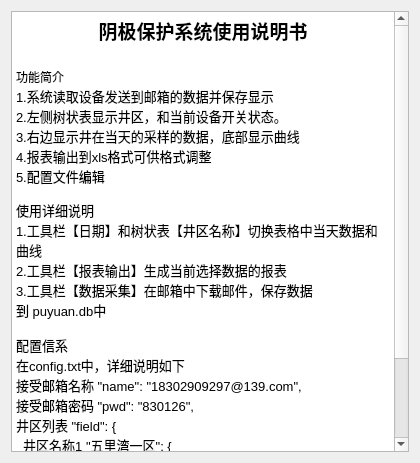
<?xml version="1.0" encoding="UTF-8"?>
<ui version="4.0">
 <class>help</class>
 <widget class="QDialog" name="help">
  <property name="geometry">
   <rect>
    <x>0</x>
    <y>0</y>
    <width>420</width>
    <height>463</height>
   </rect>
  </property>
  <property name="windowTitle">
   <string>帮助</string>
  </property>
  <property name="windowIcon">
   <iconset resource="res.qrc">
    <normaloff>:/logo/help.png</normaloff>:/logo/help.png</iconset>
  </property>
  <layout class="QHBoxLayout" name="horizontalLayout">
   <item>
    <widget class="QTextEdit" name="textEdit">
     <property name="readOnly">
      <bool>true</bool>
     </property>
     <property name="html">
      <string>&lt;!DOCTYPE HTML PUBLIC &quot;-//W3C//DTD HTML 4.0//EN&quot; &quot;http://www.w3.org/TR/REC-html40/strict.dtd&quot;&gt;
&lt;html&gt;&lt;head&gt;&lt;meta name=&quot;qrichtext&quot; content=&quot;1&quot; /&gt;&lt;style type=&quot;text/css&quot;&gt;
p, li { white-space: pre-wrap; }
&lt;/style&gt;&lt;/head&gt;&lt;body style=&quot; font-family:'宋体'; font-size:9pt; font-weight:400; font-style:normal;&quot;&gt;
&lt;p align=&quot;center&quot; style=&quot; margin-top:0px; margin-bottom:0px; margin-left:0px; margin-right:0px; -qt-block-indent:0; text-indent:0px;&quot;&gt;&lt;span style=&quot; font-size:14pt; font-weight:600;&quot;&gt;阴极保护系统使用说明书&lt;/span&gt;&lt;/p&gt;
&lt;p align=&quot;center&quot; style=&quot;-qt-paragraph-type:empty; margin-top:0px; margin-bottom:0px; margin-left:0px; margin-right:0px; -qt-block-indent:0; text-indent:0px; font-size:14pt; font-weight:600;&quot;&gt;&lt;br /&gt;&lt;/p&gt;
&lt;p style=&quot; margin-top:0px; margin-bottom:0px; margin-left:0px; margin-right:0px; -qt-block-indent:0; text-indent:0px;&quot;&gt;功能简介&lt;/p&gt;
&lt;p style=&quot; margin-top:0px; margin-bottom:0px; margin-left:0px; margin-right:0px; -qt-block-indent:0; text-indent:0px;&quot;&gt;&lt;span style=&quot; font-size:10pt;&quot;&gt;1.系统读取设备发送到邮箱的数据并保存显示&lt;/span&gt;&lt;/p&gt;
&lt;p style=&quot; margin-top:0px; margin-bottom:0px; margin-left:0px; margin-right:0px; -qt-block-indent:0; text-indent:0px;&quot;&gt;&lt;span style=&quot; font-size:10pt;&quot;&gt;2.左侧树状表显示井区，和当前设备开关状态。&lt;/span&gt;&lt;/p&gt;
&lt;p style=&quot; margin-top:0px; margin-bottom:0px; margin-left:0px; margin-right:0px; -qt-block-indent:0; text-indent:0px;&quot;&gt;&lt;span style=&quot; font-size:10pt;&quot;&gt;3.右边显示井在当天的采样的数据，底部显示曲线&lt;/span&gt;&lt;/p&gt;
&lt;p style=&quot; margin-top:0px; margin-bottom:0px; margin-left:0px; margin-right:0px; -qt-block-indent:0; text-indent:0px;&quot;&gt;&lt;span style=&quot; font-size:10pt;&quot;&gt;4.报表输出到xls格式可供格式调整&lt;/span&gt;&lt;/p&gt;
&lt;p style=&quot; margin-top:0px; margin-bottom:0px; margin-left:0px; margin-right:0px; -qt-block-indent:0; text-indent:0px;&quot;&gt;&lt;span style=&quot; font-size:10pt;&quot;&gt;5.配置文件编辑&lt;/span&gt;&lt;/p&gt;
&lt;p style=&quot;-qt-paragraph-type:empty; margin-top:0px; margin-bottom:0px; margin-left:0px; margin-right:0px; -qt-block-indent:0; text-indent:0px;&quot;&gt;&lt;br /&gt;&lt;/p&gt;
&lt;p style=&quot; margin-top:0px; margin-bottom:0px; margin-left:0px; margin-right:0px; -qt-block-indent:0; text-indent:0px;&quot;&gt;&lt;span style=&quot; font-size:10pt;&quot;&gt;使用详细说明&lt;/span&gt;&lt;/p&gt;
&lt;p style=&quot; margin-top:0px; margin-bottom:0px; margin-left:0px; margin-right:0px; -qt-block-indent:0; text-indent:0px;&quot;&gt;&lt;span style=&quot; font-size:10pt;&quot;&gt;1.工具栏【日期】和树状表【井区名称】切换表格中当天数据和曲线&lt;/span&gt;&lt;/p&gt;
&lt;p style=&quot; margin-top:0px; margin-bottom:0px; margin-left:0px; margin-right:0px; -qt-block-indent:0; text-indent:0px;&quot;&gt;&lt;span style=&quot; font-size:10pt;&quot;&gt;2.工具栏【报表输出】生成当前选择数据的报表&lt;/span&gt;&lt;/p&gt;
&lt;p style=&quot; margin-top:0px; margin-bottom:0px; margin-left:0px; margin-right:0px; -qt-block-indent:0; text-indent:0px;&quot;&gt;&lt;span style=&quot; font-size:10pt;&quot;&gt;3.工具栏【数据采集】在邮箱中下载邮件，保存数据到 &lt;/span&gt;&lt;span style=&quot; font-family:'Times New Roman'; font-size:10pt;&quot;&gt;puyuan.db&lt;/span&gt;&lt;span style=&quot; font-size:10pt;&quot;&gt;中&lt;/span&gt;&lt;/p&gt;
&lt;p style=&quot;-qt-paragraph-type:empty; margin-top:0px; margin-bottom:0px; margin-left:0px; margin-right:0px; -qt-block-indent:0; text-indent:0px; font-size:10pt;&quot;&gt;&lt;br /&gt;&lt;/p&gt;
&lt;p style=&quot; margin-top:0px; margin-bottom:0px; margin-left:0px; margin-right:0px; -qt-block-indent:0; text-indent:0px;&quot;&gt;&lt;span style=&quot; font-size:10pt;&quot;&gt;配置信系&lt;/span&gt;&lt;/p&gt;
&lt;p style=&quot; margin-top:0px; margin-bottom:0px; margin-left:0px; margin-right:0px; -qt-block-indent:0; text-indent:0px;&quot;&gt;&lt;span style=&quot; font-size:10pt;&quot;&gt;在config.txt中，详细说明如下&lt;/span&gt;&lt;/p&gt;
&lt;p style=&quot; margin-top:0px; margin-bottom:0px; margin-left:0px; margin-right:0px; -qt-block-indent:0; text-indent:0px;&quot;&gt;&lt;span style=&quot; font-size:10pt;&quot;&gt;接受邮箱名称 &amp;quot;name&amp;quot;: &amp;quot;18302909297@139.com&amp;quot;,&lt;/span&gt;&lt;/p&gt;
&lt;p style=&quot; margin-top:0px; margin-bottom:0px; margin-left:0px; margin-right:0px; -qt-block-indent:0; text-indent:0px;&quot;&gt;&lt;span style=&quot; font-size:10pt;&quot;&gt;接受邮箱密码 &amp;quot;pwd&amp;quot;: &amp;quot;830126&amp;quot;,&lt;/span&gt;&lt;/p&gt;
&lt;p style=&quot; margin-top:0px; margin-bottom:0px; margin-left:0px; margin-right:0px; -qt-block-indent:0; text-indent:0px;&quot;&gt;&lt;span style=&quot; font-size:10pt;&quot;&gt;井区列表 &amp;quot;field&amp;quot;: {&lt;/span&gt;&lt;/p&gt;
&lt;p style=&quot; margin-top:0px; margin-bottom:0px; margin-left:0px; margin-right:0px; -qt-block-indent:0; text-indent:0px;&quot;&gt;&lt;span style=&quot; font-size:10pt;&quot;&gt;  井区名称&lt;/span&gt;&lt;span style=&quot; font-family:'Times New Roman'; font-size:10pt;&quot;&gt;1&lt;/span&gt;&lt;span style=&quot; font-size:10pt;&quot;&gt; &amp;quot;五里湾一区&lt;/span&gt;&lt;span style=&quot; font-family:'Times New Roman'; font-size:10pt;&quot;&gt;&amp;quot;: {&lt;/span&gt;&lt;/p&gt;
&lt;p style=&quot; margin-top:0px; margin-bottom:0px; margin-left:0px; margin-right:0px; -qt-block-indent:0; text-indent:0px;&quot;&gt;&lt;span style=&quot; font-size:10pt;&quot;&gt;     井场名称&lt;/span&gt;&lt;span style=&quot; font-family:'Times New Roman'; font-size:10pt;&quot;&gt;1&lt;/span&gt;&lt;span style=&quot; font-size:10pt;&quot;&gt; &amp;quot;82-37&amp;quot; : {&lt;/span&gt;&lt;/p&gt;
&lt;p style=&quot; margin-top:0px; margin-bottom:0px; margin-left:0px; margin-right:0px; -qt-block-indent:0; text-indent:0px;&quot;&gt;&lt;span style=&quot; font-size:10pt;&quot;&gt;       井场发送手机号及井名          &amp;quot;83-38&amp;quot;,&amp;quot;15912345671&amp;quot;,&amp;quot;83-38&amp;quot;,&amp;quot;84-37&amp;quot;,&amp;quot;84-36&amp;quot;,&amp;quot;83-36&amp;quot;,&amp;quot;82-37&amp;quot;,&amp;quot;&amp;quot;]}&lt;/span&gt;&lt;/p&gt;
&lt;p style=&quot;-qt-paragraph-type:empty; margin-top:0px; margin-bottom:0px; margin-left:0px; margin-right:0px; -qt-block-indent:0; text-indent:0px; font-size:10pt;&quot;&gt;&lt;br /&gt;&lt;/p&gt;&lt;/body&gt;&lt;/html&gt;</string>
     </property>
    </widget>
   </item>
  </layout>
 </widget>
 <resources>
  <include location="res.qrc"/>
 </resources>
 <connections/>
</ui>
